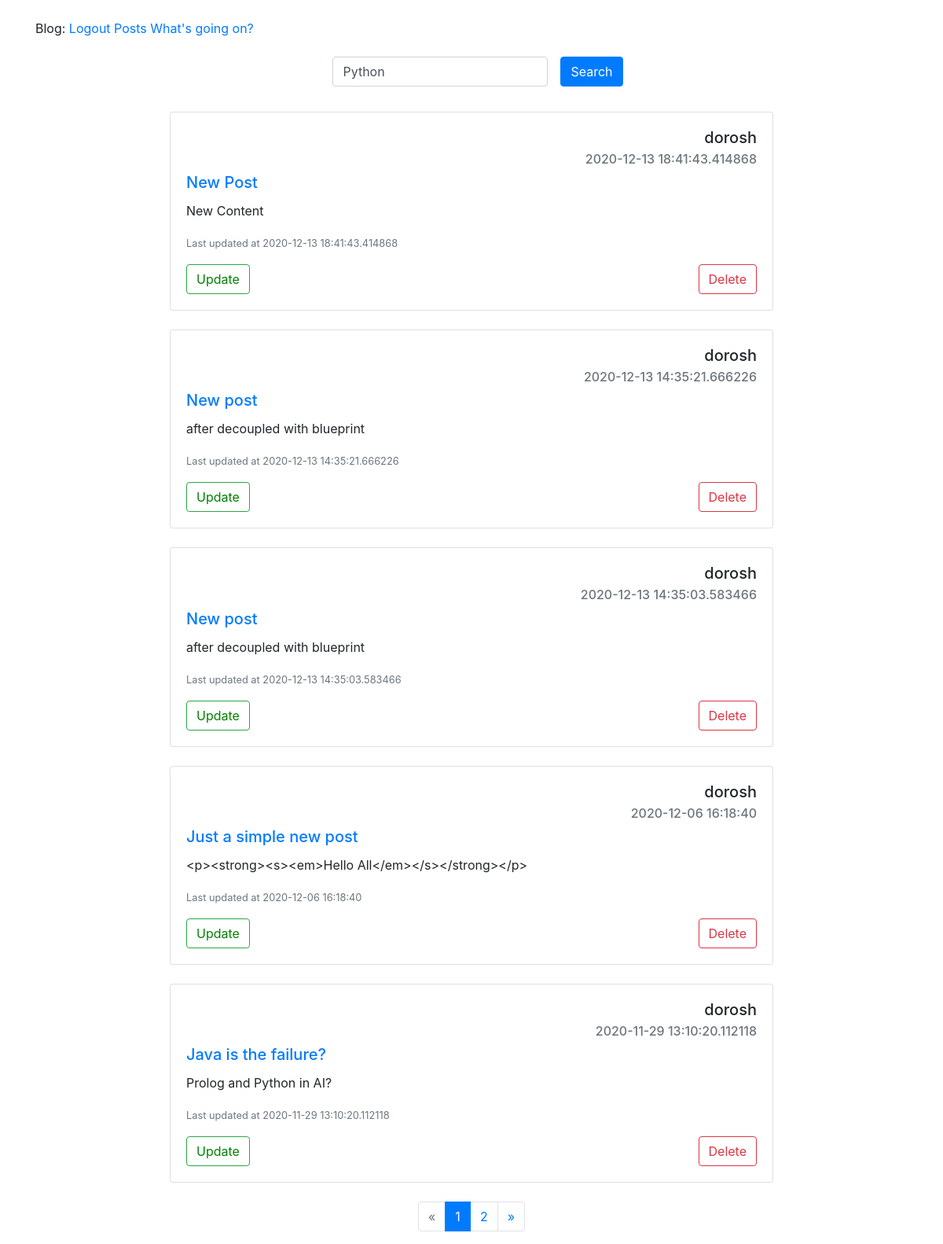
Page /posts/ (signed in) on the committed database.
### app/models.py (models this page shows, shortened)
class Post(db.Model):
    id = db.Column(db.Integer, primary_key=True)
    title = db.Column(db.String(100), nullable=False)
    body = db.Column(db.String(140), nullable=False)
    timestamp = db.Column(db.DateTime, index=True, default=datetime.utcnow, nullable=False)
    user_id = db.Column(db.Integer, db.ForeignKey('user.id'))

class User(UserMixin, db.Model):
    id = db.Column(db.Integer, primary_key=True)
    username = db.Column(db.String(64), index=True, unique=True)
    email = db.Column(db.String(120), index=True, unique=True)
    image_file = db.Column(db.String(20), nullable=False, default = 'default.jpg')
    about_me = db.Column(db.String(200), nullable=True)
    last_seen = db.Column(db.DateTime, default=datetime.utcnow)
    password_hash = db.Column(db.String(128))
    admin = db.Column(db.Boolean, default=False)
    posts = db.relationship('Post', backref='author', lazy='dynamic')

### app/blueprints/posts/views.py (the view)
@pb.route('/posts/', methods=['GET'])
def posts():
    query = request.args.get('q')
    page = request.args.get('page')
    if page and page.isdigit():
        page = int(page)
    else:
        page = 1
    if query:
        posts = Post.query.filter(Post.title.contains(query) | Post.body.contains(query))
    else:
        posts = Post.query.order_by(Post.timestamp.desc())
    posts_per_page = current_app.config['POSTS_PER_PAGE']
    pages = posts.paginate(page=page, per_page=posts_per_page)
    return render_template('posts/posts.html', posts=posts, pages=pages, query=query)

### app/blueprints/posts/templates/posts/posts.html (shortened to what this page needs)
{% extends "base.html" %}
{% block content %}
    <br>
    <div class="container d-flex flex-column align-items-center">
    <form action="{{ url_for('posts.posts') }}" class="form-inline">
        <div class="form-group mx-sm-3 mb-2">
            <input type="text" class="form-control" name="q" value="{%if query%}{{query}}{% else %}Python{% endif %}">
        </div>
        <button type="submit" class="btn btn-primary mb-2">Search</button>
    </form>
    </div>
    <br>
    <div class="container d-flex flex-column align-items-center">
    {% for post in pages.items %}
    <div class="card" style="width: 48rem;">
        <div class="card-body" >
          <h5 class="card-title text-right">{{post.author.username}}</h5>
          <h6 class="card-subtitle mb-2 text-muted text-right">{{post.timestamp}}</h6>
          <h5 class="card-title"><a href="{{ url_for('posts.get_post', post_id=post.id) }}">{{post.title}}</a></h5>
          <p class="card-text">{{post.body}}</p>
          <p class="card-text"><small class="text-muted">Last updated at {{post.timestamp}} </small></p>
          {% if current_user == post.author %}
                <button class="btn btn-outline-success"><a id="update-link" href="{{ url_for('posts.update_post', post_id=post.id) }}">Update</button></a>
                <button id="button-delete" data-toggle="modal" data-target="#delete-modal" class="btn btn-outline-danger float-right">Delete</button>
          {% endif %}
        </div>
    </div>
    <br>
    {% endfor %}
    </div>
    <nav>
        <ul class="pagination justify-content-center">
            <li class="page-item {% if not pages.has_prev %} disabled {% endif %}">
                <a class="page-link" href="{{ url_for('posts.posts', page=pages.prev_num) }}" aria-label="Previous">
                    <span aria-hidden="true">&laquo;</span>
                </a>
            </li>
            {% for page in pages.iter_pages() %}
                <li class="page-item {% if page == pages.page %} active {% endif %}">
                    <a class="page-link" href="{{ url_for('posts.posts', page=page) }}">{{ page }}<span class="sr-only">(current)</span></a>
                </li>
            {% endfor %}
            <li class="page-item {% if not pages.has_next %} disabled {% endif %}">
                <a class="page-link" href="{{ url_for('posts.posts', page=pages.next_num) }}" aria-label="Next">
                    <span aria-hidden="true">&raquo;</span>
                </a>
            </li>
        </ul>
    </nav>
{% endblock %}

### app/static/styles/style.css (style rules this page uses)
#update-link { text-decoration: none; color: green; }

### rows in the picture
Post: author.username "dorosh", timestamp "2020-12-13 18:41:43.414868", title "New Post", body "New Content"
Post: author.username "dorosh", timestamp "2020-12-13 14:35:21.666226", title "New post", body "after decoupled with blueprint"
Post: author.username "dorosh", timestamp "2020-12-13 14:35:03.583466", title "New post", body "after decoupled with blueprint"
Post: author.username "dorosh", timestamp "2020-12-06 16:18:40", title "Just a simple new post", body "<p><strong><s><em>Hello All</em></s></strong></p>"
Post: author.username "dorosh", timestamp "2020-11-29 13:10:20.112118", title "Java is the failure?", body "Prolog and Python in AI?"

### other values in the picture
{{ page }} "1" "2"
